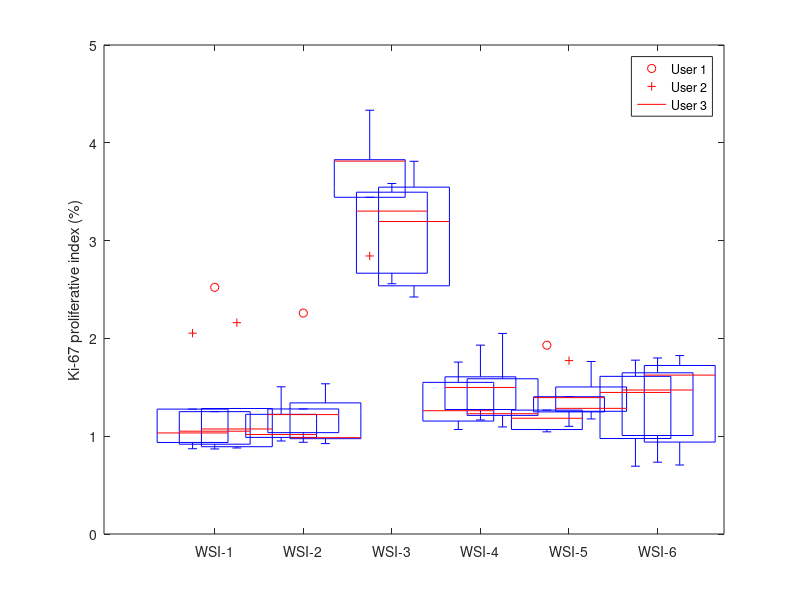
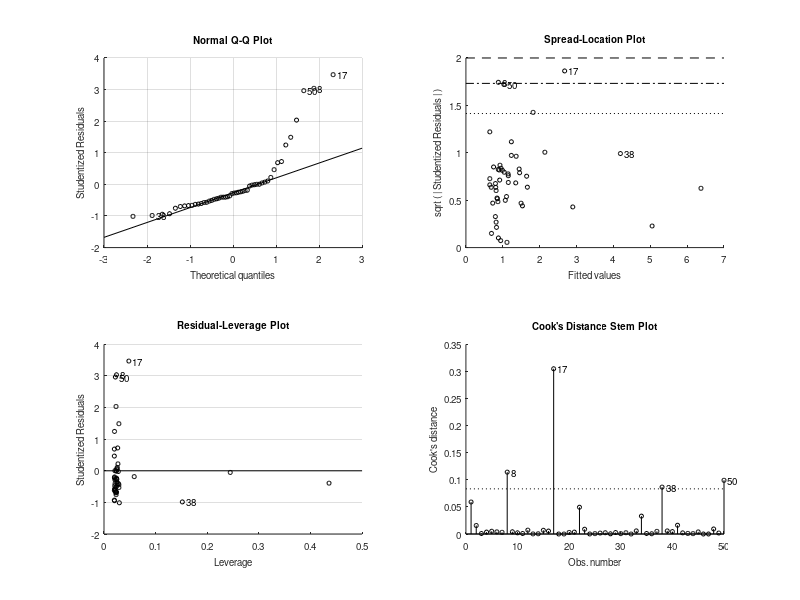

The MATLAB source for these figures, in order: (Note: this script raises an error after producing the figures.)
clc
clear all
close all

load algoAvg_GT_ImmRatio% algo avg, GT, IR 1st hs
load algo_8_hotspots % all 8 hotspots
load ImmRatio_5_hotspots
load Reg1
load Reg2
load Reg3

%% Fig - 5 ; Registration error 
Reg1 = Reg1.*100;
Reg2 = Reg2.*100;
Reg3 = Reg3.*100;

figure
x = [Reg1(1,:),Reg2(1,:),Reg3(1,:),...
    Reg1(2,:),Reg2(2,:),Reg3(2,:),...
    Reg1(3,:),Reg2(3,:),Reg3(3,:),...
    Reg1(4,:),Reg2(4,:),Reg3(4,:),...
    Reg1(5,:),Reg2(5,:),Reg3(5,:),...
    Reg1(6,:),Reg2(6,:),Reg3(6,:)];

group = [ones(1,5),2.*ones(1,5),3.*ones(1,5),4.*ones(1,5),5.*ones(1,5),6.*ones(1,5),...
    7.*ones(1,5),8.*ones(1,5),9.*ones(1,5),10.*ones(1,5),11.*ones(1,5),12.*ones(1,5),...
    13.*ones(1,5),14.*ones(1,5),15.*ones(1,5),16.*ones(1,5),17.*ones(1,5),18.*ones(1,5)];

positions = [1 1.25 1.5 2 2.25 2.5 3 3.25 3.5 4 4.25 4.5 5 5.25 5.5 6 6.25 6.5];
boxplot(x,group, 'positions', positions);

set(gca,'xtick',[mean(positions(1:3)) mean(positions(4:6)) mean(positions(7:9)) mean(positions(10:12))...
    mean(positions(13:15)) mean(positions(16:18)) ])
set(gca,'xticklabel',{'WSI-1','WSI-2','WSI-3','WSI-4','WSI-5','WSI-6'})

color = ['c', 'y', 'b', 'c', 'y','b','c', 'y','b', 'c', 'y','b','c', 'y', 'b','c', 'y','b'];
h = findobj(gca,'Tag','Box');
for j=1:length(h)
   patch(get(h(j),'XData'),get(h(j),'YData'),color(j),'FaceAlpha',.5);
end
% axis([0,7,0,0.2])
c = get(gca, 'Children');
hleg1 = legend(c(1:3), 'User 1', 'User 2', 'User 3' );
ylabel('Ki-67 proliferative index (%)')

%% Fig - 6
GT = algoAvg_GT_ImmRatio(:,2);
Avg_algo = mean(algo_8_hotspots(1:50,1:5),2).*100;
max_algo = max(algo_8_hotspots(1:50,1:5),[],2).*100;
figure;
mdl = fitlm(GT,Avg_algo)
plotResiduals(mdl,'caseorder','LineWidth',3)
axis([0,52,-25,25])

figure;
mdl = fitlm(GT,max_algo)
plotResiduals(mdl,'caseorder','LineWidth',3)
axis([0,52,-25,25])

Avg_ir = mean(ImmRatio_5_hotspots(1:50,1:5),2);
max_ir = max(ImmRatio_5_hotspots(1:50,1:5),[],2);
figure
mdlir = fitlm(GT,Avg_ir)
plotResiduals(mdlir,'caseorder','LineWidth',3)
axis([0,52,-25,25])

figure;
mdlir = fitlm(GT,max_ir)
plotResiduals(mdlir,'caseorder', 'LineWidth',3)
axis([0,52,-25,25])

%% Visualize curve
% Supplementary figure 4

figure;
curvex = 0:0.01:1

B = 5
Q = 1
v = 1.2
for i = 1:size(curvex,2)
    q = (2^Q);
    temp(:,i) = GenlogFn(curvex(i),B,q,v);    
end
curvey = temp';
plot(curvex,curvey,'k');
axis([0,1,0,1])


%% Fig - 8

load Errorsall % error bn gt and [path1 2 3 4 algoavg iravg]
figure;
h = boxplot(Errorsall, 'Widths',0.5)
set(h,{'linew'},{1.5})
set(gca,'xticklabel',{'P1','P2','P3','P4','Our method','ImmunoRatio'})

